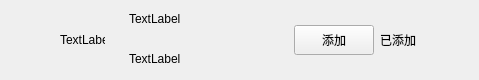
<?xml version="1.0" encoding="UTF-8"?>
<ui version="4.0">
 <class>ApplyFriendItem</class>
 <widget class="QWidget" name="ApplyFriendItem">
  <property name="geometry">
   <rect>
    <x>0</x>
    <y>0</y>
    <width>479</width>
    <height>80</height>
   </rect>
  </property>
  <property name="maximumSize">
   <size>
    <width>16777215</width>
    <height>80</height>
   </size>
  </property>
  <property name="windowTitle">
   <string>Form</string>
  </property>
  <layout class="QHBoxLayout" name="horizontalLayout">
   <property name="spacing">
    <number>6</number>
   </property>
   <property name="leftMargin">
    <number>10</number>
   </property>
   <property name="topMargin">
    <number>0</number>
   </property>
   <property name="rightMargin">
    <number>0</number>
   </property>
   <property name="bottomMargin">
    <number>0</number>
   </property>
   <item>
    <spacer name="horizontalSpacer">
     <property name="orientation">
      <enum>Qt::Orientation::Horizontal</enum>
     </property>
     <property name="sizeType">
      <enum>QSizePolicy::Policy::Fixed</enum>
     </property>
     <property name="sizeHint" stdset="0">
      <size>
       <width>50</width>
       <height>20</height>
      </size>
     </property>
    </spacer>
   </item>
   <item>
    <widget class="QLabel" name="icon_lb">
     <property name="minimumSize">
      <size>
       <width>45</width>
       <height>45</height>
      </size>
     </property>
     <property name="maximumSize">
      <size>
       <width>45</width>
       <height>45</height>
      </size>
     </property>
     <property name="text">
      <string>TextLabel</string>
     </property>
    </widget>
   </item>
   <item>
    <widget class="QWidget" name="widget" native="true">
     <layout class="QHBoxLayout" name="horizontalLayout_2">
      <property name="topMargin">
       <number>2</number>
      </property>
      <property name="bottomMargin">
       <number>2</number>
      </property>
      <item>
       <widget class="QWidget" name="widget_2" native="true">
        <layout class="QVBoxLayout" name="verticalLayout">
         <property name="spacing">
          <number>10</number>
         </property>
         <property name="topMargin">
          <number>2</number>
         </property>
         <property name="bottomMargin">
          <number>2</number>
         </property>
         <item>
          <widget class="QLabel" name="user_name_lb">
           <property name="minimumSize">
            <size>
             <width>100</width>
             <height>30</height>
            </size>
           </property>
           <property name="maximumSize">
            <size>
             <width>200</width>
             <height>30</height>
            </size>
           </property>
           <property name="text">
            <string>TextLabel</string>
           </property>
          </widget>
         </item>
         <item>
          <widget class="QLabel" name="user_chat_lb">
           <property name="minimumSize">
            <size>
             <width>100</width>
             <height>30</height>
            </size>
           </property>
           <property name="maximumSize">
            <size>
             <width>200</width>
             <height>30</height>
            </size>
           </property>
           <property name="text">
            <string>TextLabel</string>
           </property>
          </widget>
         </item>
        </layout>
       </widget>
      </item>
      <item>
       <spacer name="horizontalSpacer_3">
        <property name="orientation">
         <enum>Qt::Orientation::Horizontal</enum>
        </property>
        <property name="sizeHint" stdset="0">
         <size>
          <width>40</width>
          <height>20</height>
         </size>
        </property>
       </spacer>
      </item>
      <item>
       <widget class="MyClickedBtn" name="addBtn">
        <property name="minimumSize">
         <size>
          <width>80</width>
          <height>30</height>
         </size>
        </property>
        <property name="maximumSize">
         <size>
          <width>80</width>
          <height>30</height>
         </size>
        </property>
        <property name="text">
         <string>添加</string>
        </property>
       </widget>
      </item>
      <item>
       <widget class="QLabel" name="already_add_lb">
        <property name="minimumSize">
         <size>
          <width>40</width>
          <height>0</height>
         </size>
        </property>
        <property name="text">
         <string>已添加</string>
        </property>
       </widget>
      </item>
      <item>
       <spacer name="horizontalSpacer_2">
        <property name="orientation">
         <enum>Qt::Orientation::Horizontal</enum>
        </property>
        <property name="sizeType">
         <enum>QSizePolicy::Policy::Fixed</enum>
        </property>
        <property name="sizeHint" stdset="0">
         <size>
          <width>50</width>
          <height>20</height>
         </size>
        </property>
       </spacer>
      </item>
     </layout>
    </widget>
   </item>
  </layout>
 </widget>
 <customwidgets>
  <customwidget>
   <class>MyClickedBtn</class>
   <extends>QPushButton</extends>
   <header>myclickedbtn.h</header>
  </customwidget>
 </customwidgets>
 <resources/>
 <connections/>
</ui>
